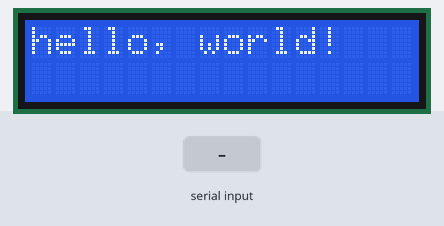
This sketch was run on a simulated Arduino Uno, built with avr-gcc and run on an emulated ATmega328P. On the bench: 16×2 character LCD. The inputs (shaded band) are chosen by the test bench.

Above: at 1.2 s.
1.3 s: "1" received over Serial
At 2.7 s:
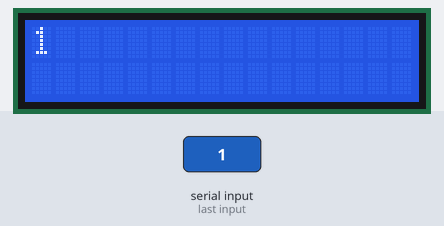
3.8 s: "0" received over Serial
At 5.8 s:
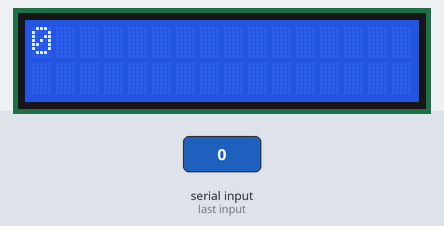
6.3 s: "2" received over Serial
At 7.6 s:
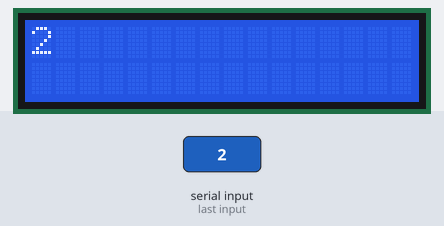
Timing chart, 0 to 9.3 s (numbered marks = the images above; inputs shaded):
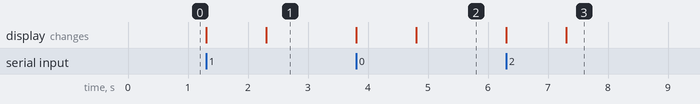

The sketch:

sketch_nov14a.ino
```cpp
// include the library code:
#include <LiquidCrystal.h>

// initialize the library by associating any needed LCD interface pin
// with the arduino pin number it is connected to
const int rs = 12, en = 11, d4 = 5, d5 = 4, d6 = 3, d7 = 2;
LiquidCrystal lcd(rs, en, d4, d5, d6, d7);

void setup() {
  // set up the LCD's number of columns and rows:
  lcd.begin(16, 2);
  // Print a message to the LCD.
  lcd.print("hello, world!");
  Serial.begin(9600);
}

int Print(String Input)
{
  lcd.clear();
  if(Input.length() > 32)
    return -1;

  if(Input.length() > 16)
  {
    //Since input is greater than the row size 16
    //we print in both lines
    lcd.setCursor(0,0);
    String SubStr = Input.substring(0, 15);
    lcd.print(SubStr);

    lcd.setCursor(0,1);
    SubStr = Input.substring(15, Input.length());
    lcd.print(SubStr);
  }

  lcd.setCursor(0,0);
  lcd.print(Input);
}

void loop() {

  // set the cursor to column 0, line 1
  // (note: line 1 is the second row, since counting begins with 0):
  lcd.setCursor(0, 1);

  if(Serial.available())
  {
    lcd.clear();
    String Input = Serial.readString();
    if(Print(Input) == -1)
    {
      Print("Error: 101");
    }
  }

}
```

Measured:
- after the input at 1.3 s, the display: first changes at once (image 1 shows a later state)
- after the input at 3.8 s, the display: first changes at once (image 2 shows a later state)
- after the input at 6.3 s, the display: first changes at once (image 3 shows a later state)
